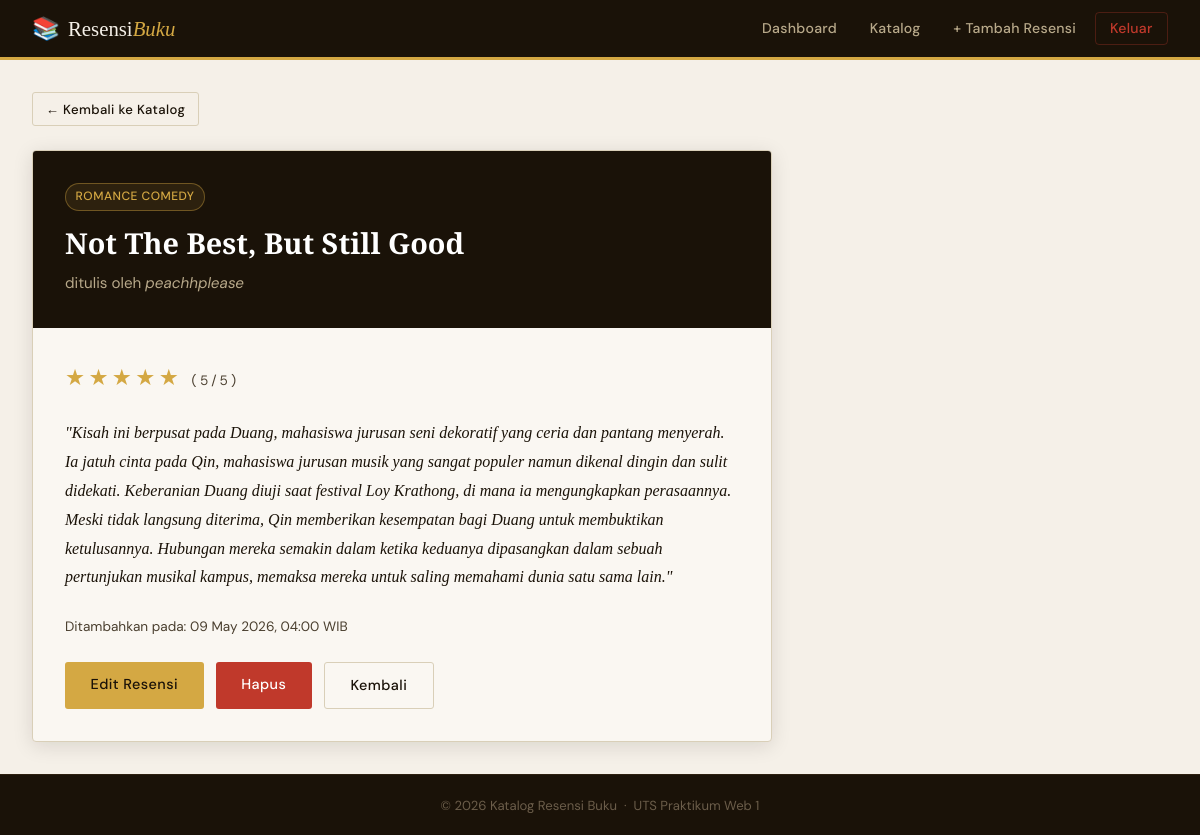
Page /pages/detail.php?id=1 (signed in) on the earlier database version.
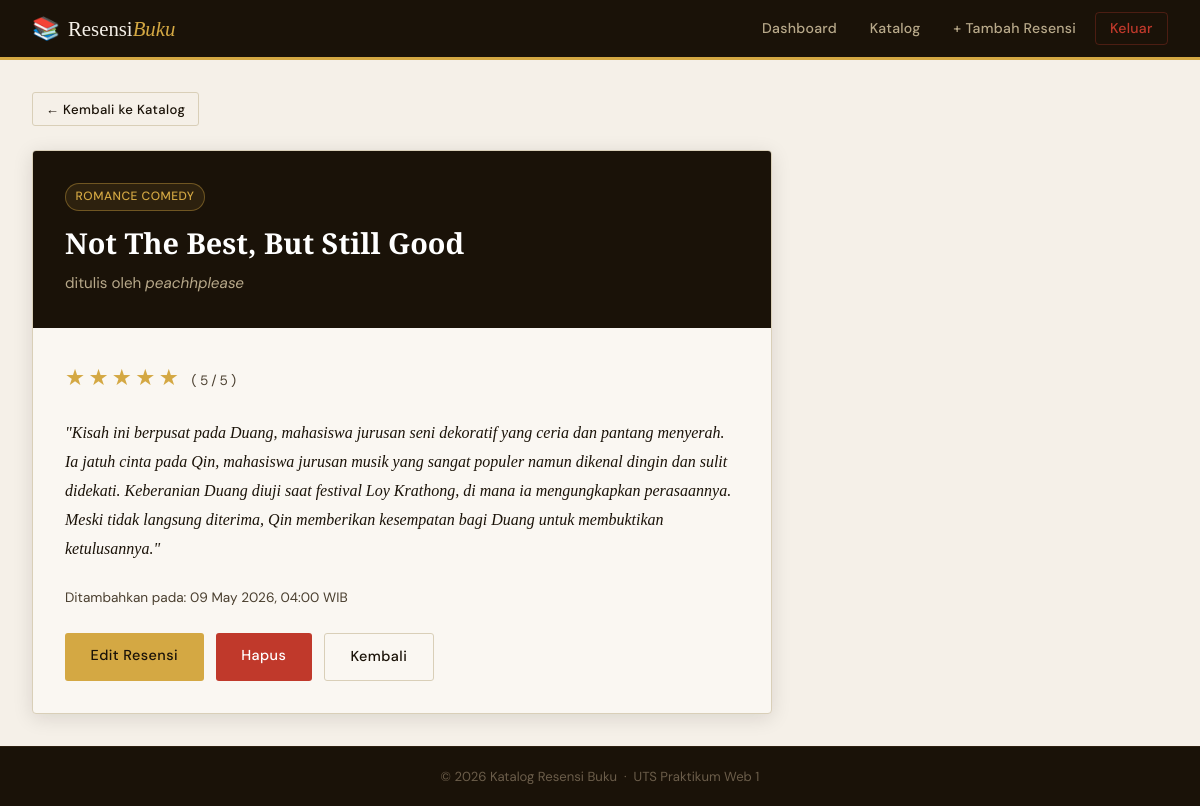
Same page on the later database version.
### tables this page shows
CREATE TABLE IF NOT EXISTS resensi (
    id INT AUTO_INCREMENT PRIMARY KEY,
    judul_buku VARCHAR(255) NOT NULL,
    penulis VARCHAR(100) NOT NULL,
    genre VARCHAR(50),
    ulasan TEXT NOT NULL,
    rating INT(1) CHECK (rating BETWEEN 1 AND 5),
    tgl_input TIMESTAMP DEFAULT CURRENT_TIMESTAMP,
    user_id INT,
    FOREIGN KEY (user_id) REFERENCES users(id) ON DELETE SET NULL
);

### pages/detail.php (the view, shortened to what this page needs)
<?php
require_once '../config/db.php';
$id = intval($_GET['id'] ?? 0);
$stmt = $conn->prepare("SELECT * FROM resensi WHERE id = ?");
$stmt->bind_param("i", $id);
$stmt->execute();
$result = $stmt->get_result();
$buku = $result->fetch_assoc();
function renderStars($rating) {
    $out = '';
    for ($i = 1; $i <= 5; $i++) {
        $out .= $i <= $rating ? '★' : '☆';
    }
    return $out;
}
?>
<?php include '../includes/header.php'; ?>
<div class="main-content">
    <div style="margin-bottom:1.5rem">
        <a href="katalog.php" class="btn btn-outline btn-sm">← Kembali ke Katalog</a>
    </div>
    <div class="detail-card">
        <div class="detail-header">
            <?php if ($buku['genre']): ?>
                <span class="book-genre-badge"><?= htmlspecialchars($buku['genre']) ?></span>
            <?php endif; ?>
            <h1 class="detail-title"><?= htmlspecialchars($buku['judul_buku']) ?></h1>
            <p class="detail-author">ditulis oleh <em><?= htmlspecialchars($buku['penulis']) ?></em></p>
        </div>
        <div class="detail-body">
            <div class="detail-stars"><?= renderStars($buku['rating']) ?> <small style="font-family:var(--font-body);font-size:0.85rem;color:var(--ink-light)">(<?= $buku['rating'] ?>/5)</small></div>
            <blockquote class="detail-ulasan">"<?= nl2br(htmlspecialchars($buku['ulasan'])) ?>"</blockquote>
            <div class="detail-meta">
                Ditambahkan pada: <?= date('d F Y, H:i', strtotime($buku['tgl_input'])) ?> WIB
            </div>
            <div class="detail-actions">
                <a href="edit.php?id=<?= $buku['id'] ?>" class="btn btn-gold">Edit Resensi</a>
                <a href="hapus.php?id=<?= $buku['id'] ?>" class="btn btn-danger btn-hapus">Hapus</a>
                <a href="katalog.php" class="btn btn-outline">Kembali</a>
            </div>
        </div>
    </div>
</div>
<?php include '../includes/footer.php'; ?>

Differences in the rows shown:
changed resensi "Not The Best, But Still Good": ulasan "…Duang untuk membuktikan ketulusannya. Hubungan mereka semakin dalam ketika keduanya dipasangkan dalam sebuah pertunjukan musikal kampus, memaksa mereka untuk saling memahami dunia satu sama lain." → "…Duang untuk membuktikan ketulusannya."
